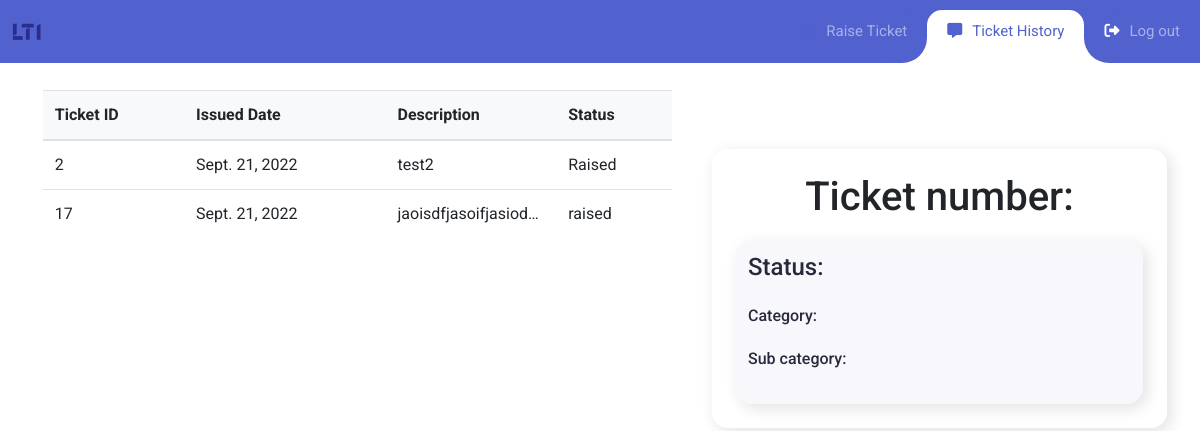
The page /history/2 on the database as committed earlier.
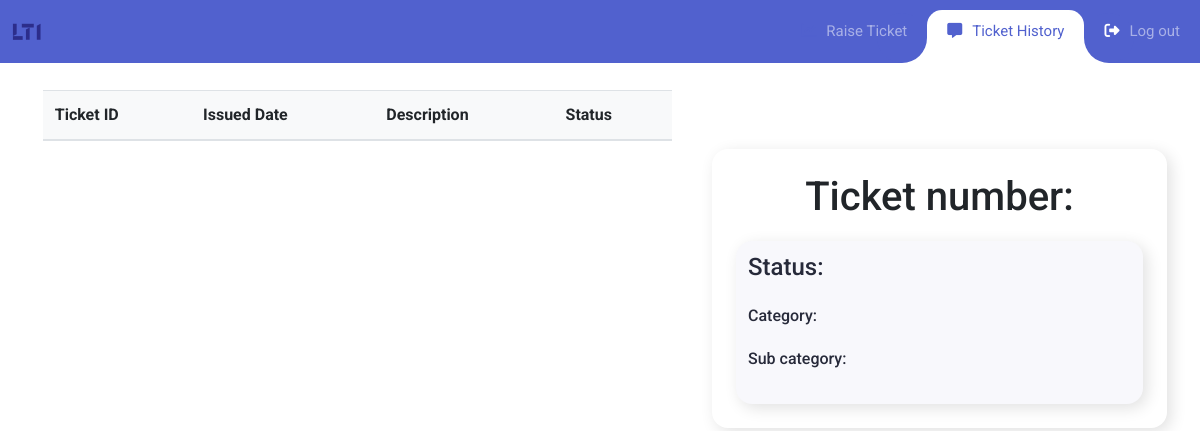
The same page on the database as committed later.
### Tickets/models.py (models this page shows, shortened)
class Ticket(models.Model):
    ticket_status = [
    ('Raised', 'Raised'),
    ('processing', 'processing'),
    ('closed', 'closed'),
]
    user_id = models.ForeignKey(Profile,related_name='user',on_delete=models.CASCADE)
    status = models.CharField(max_length=100,choices=ticket_status)
    category = models.CharField(max_length=100) # in case future error arises convert it to char field
    subCategory = models.CharField(max_length=100)
    description = models.TextField()
    issue_date = models.DateField(auto_now_add=True)

### Employee/views.py (the view)
# urls.py: path('history/<int:id>',views.user_history.as_view(),name ='history'),
class user_history(APIView):
    renderer_classes = [TemplateHTMLRenderer]
    template_name = 'history.html'
    def get(self, request, id):
        queryset = Ticket.objects.all().filter(user_id=id).values()
        return render(request,"history.html",{'list': queryset, 'id':id})

### Employee/templates/history.html (shortened to what the changed rows need)
{% load static %}
<!DOCTYPE html>
<html lang="en">
  <head>
    <link rel="stylesheet" href="{% static 'history/fonts/icomoon/style.css' %}" />
    <link
      rel="stylesheet"
      href="https://cdnjs.cloudflare.com/ajax/libs/font-awesome/6.2.0/css/all.min.css"
    />
    <link rel="stylesheet" href="{% static 'history/css/bootstrap.min.css' %}" />
    <link rel="stylesheet" href="{% static 'history/css/history_styles.css' %}" />
  </head>
  <body onload="ticketLoader()">
      <div class="container">
        <div class="row">
            <div class="col-md-12 col-lg-7">
                <div class="container">
                    <div class="shadow-4 rounded-5 overflow-hidden">
                        <table class="table align-middle mb-0 bg-white">
                            <thead class="bg-light" id="head">
                                    <th>Ticket ID</th>
                                    <th>Issued Date</th>
                                    <th>Description</th>
                                    <th>Status</th>
                              </thead>
                            <tbody>
                                {% for r in list %}
                                  <tr class="" onclick="myFunc(this)">
                                  <td>{{r.id}}</td>
                                  <td>{{r.issue_date}}</td>
                                  <td style=
                                  "max-width:100px ;
                                    white-space: nowrap;
                                    overflow: hidden;
                                    text-overflow: ellipsis">{{r.description}}</td>
                                  <td>{{r.status}}</td>
                                  </tr>
                                  {% endfor %}
                              </tbody>
                          </table>
                      </div>
                </div>
            </div>
            <div class="col-md-12 col-lg-5">
                <div class="drop">
                    <div class="drop__container">
                      <header>
                        <h1>Ticket number: </h1>
                      </header>
                      <div class="drop__list" id="drop-items">
                        <div id="drop__card">
                        <div class="drop__card">
                          <div class="drop__data">
                            <div>
                              <h1 class="drop__name">Status: </h1>
                              <br>
                              <h1 class="drop__category">Category: </h1>
                              <br>
                              <h1 class="drop__subcategory">Sub category: </h1>
                              <br>
                            </div>
                          </div>
                        </div>
                      </div>
                    </div>
                  </div>
            </div>
        </div>
      </div>
  </body>
</html>

Rows that differ between the two databases and show on the page:
removed Ticket: id "2", issue_date "Sept. 21, 2022", description "test2", status "Raised"
removed Ticket: id "17", issue_date "Sept. 21, 2022", description "jaoisdfjasoifjasiodf…", status "raised"
